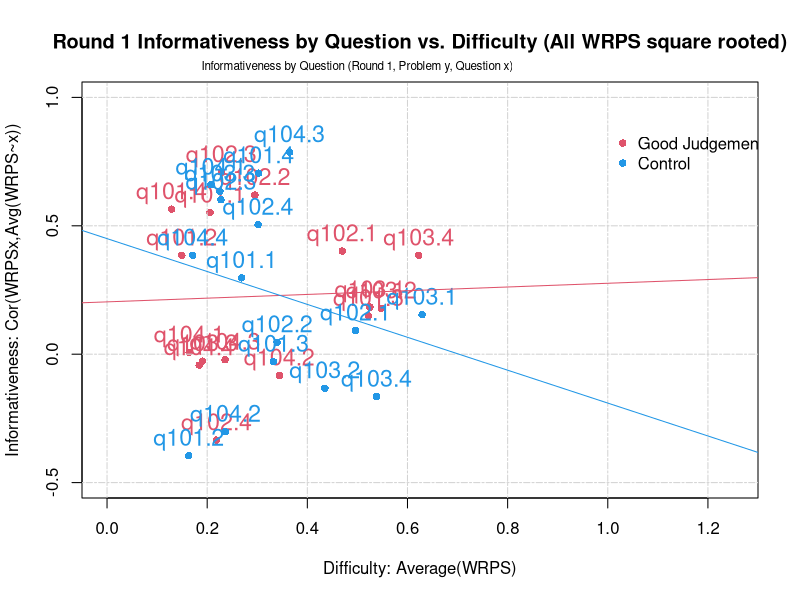
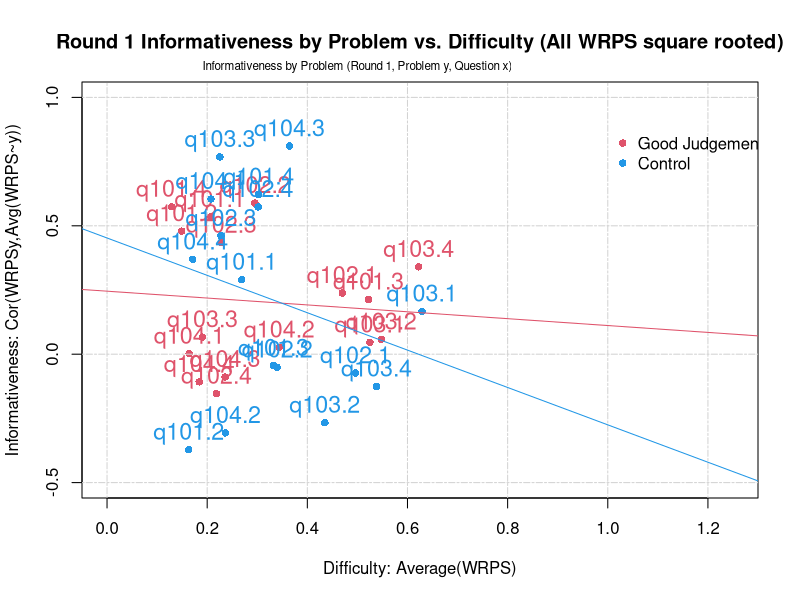
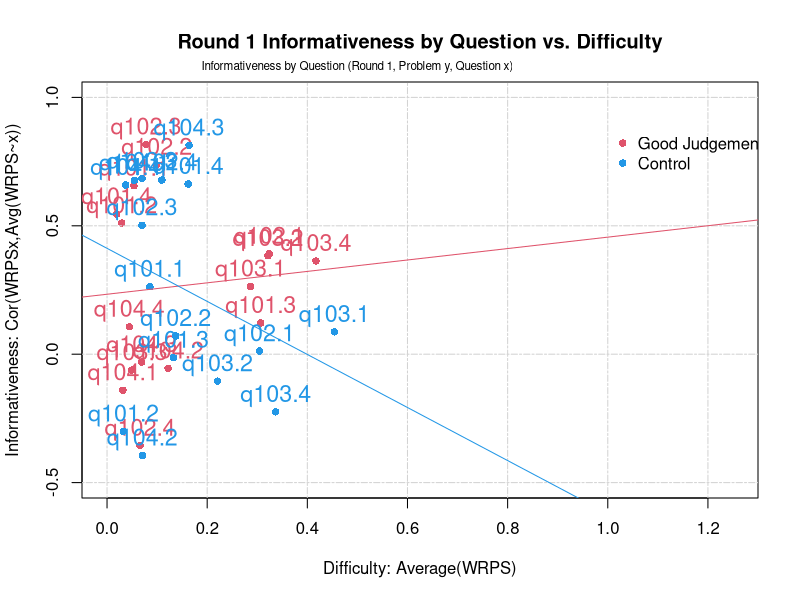
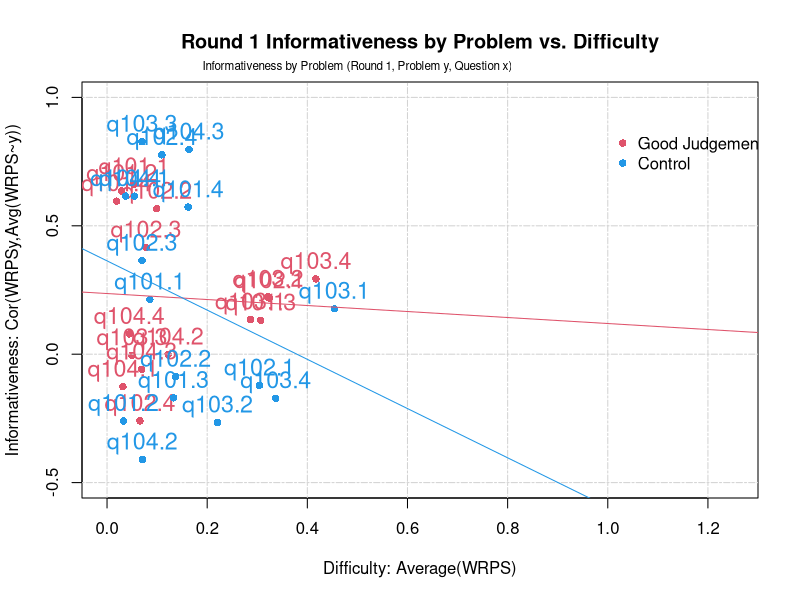
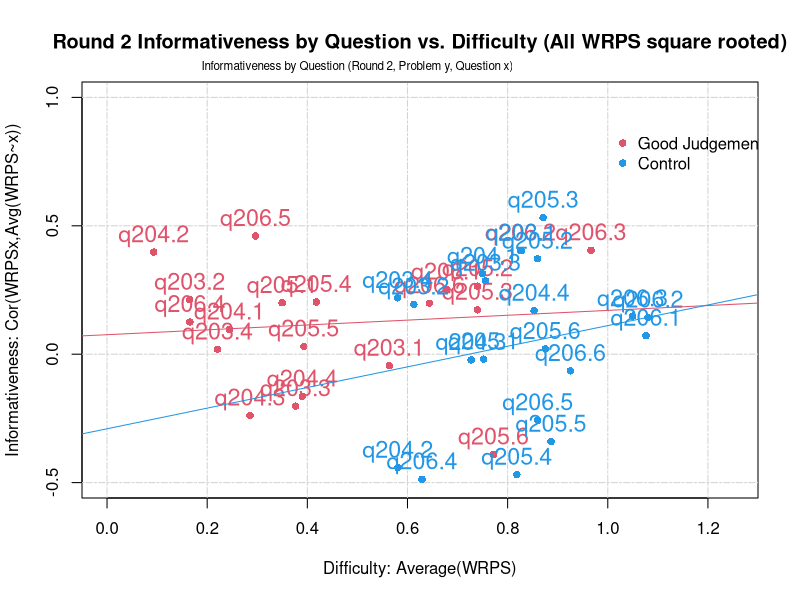
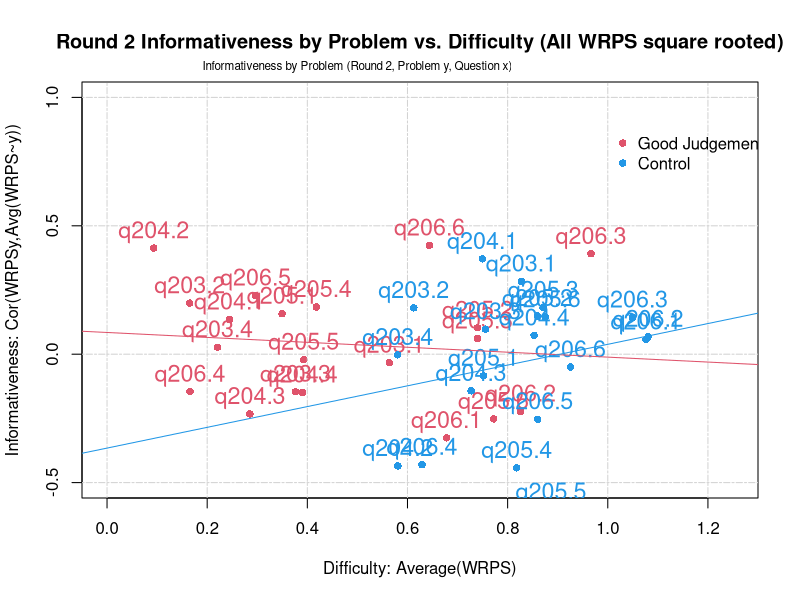
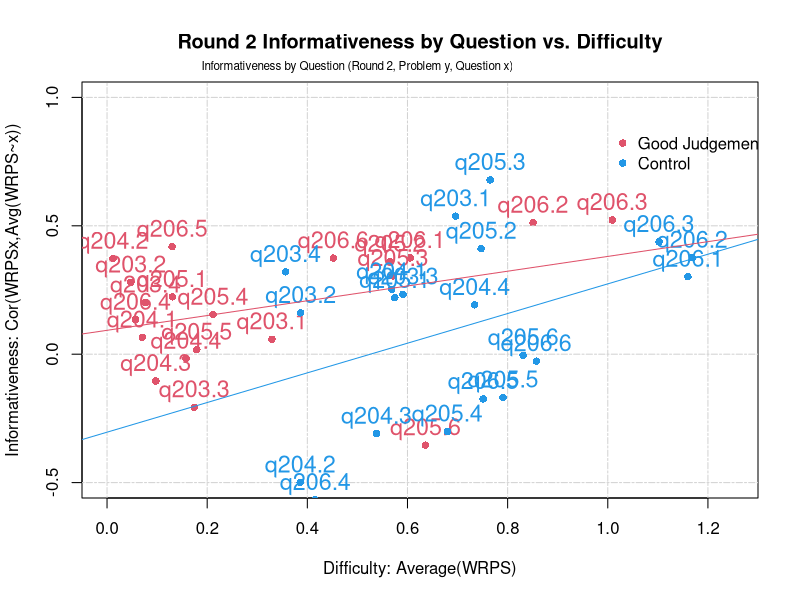
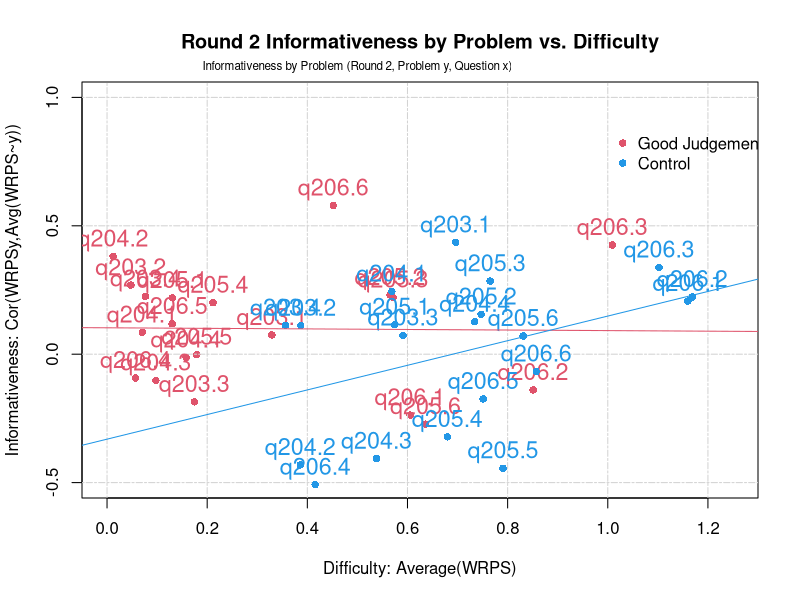

These figures' R source, in order:

gjudgedataR1 <- read.csv("InformativenessVsDifficultyR1 - GJudge.csv", row.names=1)
controldataR1 <- read.csv("InformativenessVsDifficultyR1 - Control.csv", row.names=1)
p_startsR1 = c(1,5,9,13)

gjudgedataR2 <- read.csv("InformativenessVsDifficultyR2 - GJudge.csv", row.names=1)
controldataR2 <- read.csv("InformativenessVsDifficultyR2 - Control.csv", row.names=1)
p_startsR2 = c(1,5,9,15)



create_graphs = function(round_no,gjudgedata,controldata,p_starts,do_sqrt){

  if (do_sqrt){
    gjudgedata = sqrt(gjudgedata)
    controldata = sqrt(controldata)
  }
  
  #get average of each column
  gjudge_difficulty= apply(gjudgedata[,],2,mean)
  control_difficulty= apply(controldata[,],2,mean)
  
  #get averages of all other questions by forecaster/team
  gjudge_difficulty_Qx = gjudgedata
  for (i in 1:length(gjudgedata)){
    gjudge_difficulty_Qx[,i] = apply(gjudgedata[,-i],1,mean)
  }
  control_difficulty_Qx = controldata
  for (i in 1:length(controldata)){
    control_difficulty_Qx[,i] = apply(controldata[,-i],1,mean)
  }
  
  #correlate question scores to means of all other questions
  gjudge_informativeness_Qx = gjudge_difficulty
  for (i in 1:length(gjudgedata)){
    gjudge_informativeness_Qx[i] = cor(gjudgedata[,i],gjudge_difficulty_Qx[,i])
  }  
  control_informativeness_Qx = control_difficulty
  for (i in 1:length(controldata)){
    control_informativeness_Qx[i] = cor(controldata[,i],control_difficulty_Qx[,i])
  }  
  
  #produce plot of informativeness vs difficulty by question
  
  if (round_no==2){
      
      if (do_sqrt){
        png("Round 2 Informativeness by Question vs. Difficulty (All WRPS square rooted)",width = 1000,height = 700)
        plot(gjudge_difficulty,gjudge_informativeness_Qx,main="Round 2 Informativeness by Question vs. Difficulty (All WRPS square rooted)",
           col = 2,xlab = 'Difficulty: Average(WRPS)',ylab = 'Informativeness: Cor(WRPSx,Avg(WRPS~x))',
           xlim=c(0,1.25),ylim=c(-.5,1),pch=16)
      } else {
        png("Round 2 Informativeness by Question vs. Difficulty",width = 1000,height = 700)
        plot(gjudge_difficulty,gjudge_informativeness_Qx,main="Round 2 Informativeness by Question vs. Difficulty",
           col = 2,xlab = 'Difficulty: Average(WRPS)',ylab = 'Informativeness: Cor(WRPSx,Avg(WRPS~x))',
           xlim=c(0,1.25),ylim=c(-.5,1),pch=16)
      }
      mtext("Informativeness by Question (Round 2, Problem y, Question x)",side=3,line=0.4,at=.5,adj=0.5,cex=.7)
      grid (NULL,NULL, lty = 6) 
      text(gjudge_difficulty,gjudge_informativeness_Qx+.06,labels = colnames(gjudgedata),col=2,cex=1.4)
      points(control_difficulty,control_informativeness_Qx,col=4,pch=16)
      text(control_difficulty,control_informativeness_Qx+.06,labels = colnames(gjudgedata),col=4,cex=1.4)
      abline(lm(gjudge_informativeness_Qx~gjudge_difficulty),col=2)
      abline(lm(control_informativeness_Qx~control_difficulty),col=4)
      legend(x=1,y=.9,legend=c("Good Judgement","Control"),col=c(2,4),pch=16,bty='n')
      dev.off()
      
      #do the same thing but by problem instead of question
      #get averages of all other problems (not questions) by forecaster/team
      #Cannot get for loops to work here... grrrr
      gjudge_difficulty_Px = gjudgedata
      gjudge_difficulty_Px[,p_starts[1]:(p_starts[2]-1)] = apply(gjudgedata[,-(p_starts[1]:(p_starts[2]-1))],1,mean)
      gjudge_difficulty_Px[,p_starts[2]:(p_starts[3]-1)] = apply(gjudgedata[,-(p_starts[2]:(p_starts[3]-1))],1,mean)
      gjudge_difficulty_Px[,p_starts[3]:(p_starts[4]-1)] = apply(gjudgedata[,-(p_starts[3]:(p_starts[4]-1))],1,mean)
      gjudge_difficulty_Px[,p_starts[4]:length(gjudgedata)] = apply(gjudgedata[,-(p_starts[4]:length(gjudgedata))],1,mean)
      
      control_difficulty_Px = controldata
      control_difficulty_Px[,p_starts[1]:(p_starts[2]-1)] = apply(controldata[,-(p_starts[1]:(p_starts[2]-1))],1,mean)
      control_difficulty_Px[,p_starts[2]:(p_starts[3]-1)] = apply(controldata[,-(p_starts[2]:(p_starts[3]-1))],1,mean)
      control_difficulty_Px[,p_starts[3]:(p_starts[4]-1)] = apply(controldata[,-(p_starts[3]:(p_starts[4]-1))],1,mean)
      control_difficulty_Px[,p_starts[4]:length(controldata)] = apply(controldata[,-(p_starts[4]:length(controldata))],1,mean)
      
      
      #correlate problem scores to means of all other questions
      gjudge_informativeness_Px = gjudge_difficulty
      for (i in 1:length(gjudgedata)){
        gjudge_informativeness_Px[i] = cor(gjudgedata[,i],gjudge_difficulty_Px[,i])
      }  
      control_informativeness_Px = control_difficulty
      for (i in 1:length(controldata)){
        control_informativeness_Px[i] = cor(controldata[,i],control_difficulty_Px[,i])
      }  
      
      #produce plot of informativeness vs difficulty by prpblem
      if (do_sqrt){
        png("Round 2 Informativeness by Problem vs. Difficulty (All WRPS square rooted)",width = 1000,height = 700)
        plot(gjudge_difficulty,gjudge_informativeness_Px,main="Round 2 Informativeness by Problem vs. Difficulty (All WRPS square rooted)",
           col = 2,xlab = 'Difficulty: Average(WRPS)',ylab = 'Informativeness: Cor(WRPSy,Avg(WRPS~y))',
           xlim=c(0,1.25),ylim=c(-.5,1),pch=16)
      } else {
        png("Round 2 Informativeness by Problem vs. Difficulty",width = 1000,height = 700)
        plot(gjudge_difficulty,gjudge_informativeness_Px,main="Round 2 Informativeness by Problem vs. Difficulty",
           col = 2,xlab = 'Difficulty: Average(WRPS)',ylab = 'Informativeness: Cor(WRPSy,Avg(WRPS~y))',
           xlim=c(0,1.25),ylim=c(-.5,1),pch=16)
      }
      mtext("Informativeness by Problem (Round 2, Problem y, Question x)",side=3,line=0.4,at=.5,adj=0.5,cex=.7)
      grid (NULL,NULL, lty = 6) 
      text(gjudge_difficulty,gjudge_informativeness_Px+.06,labels = colnames(gjudgedata),col=2,cex=1.4)
      points(control_difficulty,control_informativeness_Px,col=4,pch=16)
      text(control_difficulty,control_informativeness_Px+.06,labels = colnames(gjudgedata),col=4,cex=1.4)
      abline(lm(gjudge_informativeness_Px~gjudge_difficulty),col=2)
      abline(lm(control_informativeness_Px~control_difficulty),col=4)
      legend(x=1,y=.9,legend=c("Good Judgement","Control"),col=c(2,4),pch=16,bty='n')
      dev.off()
  
  } else {
    
    #produce plot of informativeness vs difficulty by question
    if(do_sqrt){
      png("Round 1 Informativeness by Question vs. Difficulty (All WRPS square rooted)",width = 1000,height = 700)
      plot(gjudge_difficulty,gjudge_informativeness_Qx,main="Round 1 Informativeness by Question vs. Difficulty (All WRPS square rooted)",
           col = 2,xlab = 'Difficulty: Average(WRPS)',ylab = 'Informativeness: Cor(WRPSx,Avg(WRPS~x))',
           xlim=c(0,1.25),ylim=c(-.5,1),pch=16)
    } else {
      png("Round 1 Informativeness by Question vs. Difficulty",width = 1000,height = 700)
      plot(gjudge_difficulty,gjudge_informativeness_Qx,main="Round 1 Informativeness by Question vs. Difficulty",
           col = 2,xlab = 'Difficulty: Average(WRPS)',ylab = 'Informativeness: Cor(WRPSx,Avg(WRPS~x))',
           xlim=c(0,1.25),ylim=c(-.5,1),pch=16)
    }
    mtext("Informativeness by Question (Round 1, Problem y, Question x)",side=3,line=0.4,at=.5,adj=0.5,cex=.7)
    grid (NULL,NULL, lty = 6) 
    text(gjudge_difficulty,gjudge_informativeness_Qx+.06,labels = colnames(gjudgedata),col=2,cex=1.4)
    points(control_difficulty,control_informativeness_Qx,col=4,pch=16)
    text(control_difficulty,control_informativeness_Qx+.06,labels = colnames(gjudgedata),col=4,cex=1.4)
    abline(lm(gjudge_informativeness_Qx~gjudge_difficulty),col=2)
    abline(lm(control_informativeness_Qx~control_difficulty),col=4)
    legend(x=1,y=.9,legend=c("Good Judgement","Control"),col=c(2,4),pch=16,bty='n')
    dev.off()
    
    #do the same thing but by problem instead of question
    #get averages of all other problems (not questions) by forecaster/team
    #Cannot get for loops to work here... grrrr
    gjudge_difficulty_Px = gjudgedata
    gjudge_difficulty_Px[,p_starts[1]:(p_starts[2]-1)] = apply(gjudgedata[,-(p_starts[1]:(p_starts[2]-1))],1,mean)
    gjudge_difficulty_Px[,p_starts[2]:(p_starts[3]-1)] = apply(gjudgedata[,-(p_starts[2]:(p_starts[3]-1))],1,mean)
    gjudge_difficulty_Px[,p_starts[3]:(p_starts[4]-1)] = apply(gjudgedata[,-(p_starts[3]:(p_starts[4]-1))],1,mean)
    gjudge_difficulty_Px[,p_starts[4]:length(gjudgedata)] = apply(gjudgedata[,-(p_starts[4]:length(gjudgedata))],1,mean)
    
    control_difficulty_Px = controldata
    control_difficulty_Px[,p_starts[1]:(p_starts[2]-1)] = apply(controldata[,-(p_starts[1]:(p_starts[2]-1))],1,mean)
    control_difficulty_Px[,p_starts[2]:(p_starts[3]-1)] = apply(controldata[,-(p_starts[2]:(p_starts[3]-1))],1,mean)
    control_difficulty_Px[,p_starts[3]:(p_starts[4]-1)] = apply(controldata[,-(p_starts[3]:(p_starts[4]-1))],1,mean)
    control_difficulty_Px[,p_starts[4]:length(controldata)] = apply(controldata[,-(p_starts[4]:length(controldata))],1,mean)
    
    
    #correlate problem scores to means of all other questions
    gjudge_informativeness_Px = gjudge_difficulty
    for (i in 1:length(gjudgedata)){
      gjudge_informativeness_Px[i] = cor(gjudgedata[,i],gjudge_difficulty_Px[,i])
    }  
    control_informativeness_Px = control_difficulty
    for (i in 1:length(controldata)){
      control_informativeness_Px[i] = cor(controldata[,i],control_difficulty_Px[,i])
    }  
    
    #produce plot of informativeness vs difficulty by prpblem
    if(do_sqrt){
      png("Round 1 Informativeness by Problem vs. Difficulty (All WRPS square rooted)",width = 1000,height = 700)
      plot(gjudge_difficulty,gjudge_informativeness_Px,main="Round 1 Informativeness by Problem vs. Difficulty (All WRPS square rooted)",
           col = 2,xlab = 'Difficulty: Average(WRPS)',ylab = 'Informativeness: Cor(WRPSy,Avg(WRPS~y))',
           xlim=c(0,1.25),ylim=c(-.5,1),pch=16)
    } else {
      png("Round 1 Informativeness by Problem vs. Difficulty",width = 1000,height = 700)
      plot(gjudge_difficulty,gjudge_informativeness_Px,main="Round 1 Informativeness by Problem vs. Difficulty",
           col = 2,xlab = 'Difficulty: Average(WRPS)',ylab = 'Informativeness: Cor(WRPSy,Avg(WRPS~y))',
           xlim=c(0,1.25),ylim=c(-.5,1),pch=16)
    }
    mtext("Informativeness by Problem (Round 1, Problem y, Question x)",side=3,line=0.4,at=.5,adj=0.5,cex=.7)
    grid (NULL,NULL, lty = 6) 
    text(gjudge_difficulty,gjudge_informativeness_Px+.06,labels = colnames(gjudgedata),col=2,cex=1.4)
    points(control_difficulty,control_informativeness_Px,col=4,pch=16)
    text(control_difficulty,control_informativeness_Px+.06,labels = colnames(gjudgedata),col=4,cex=1.4)
    abline(lm(gjudge_informativeness_Px~gjudge_difficulty),col=2)
    abline(lm(control_informativeness_Px~control_difficulty),col=4)
    legend(x=1,y=.9,legend=c("Good Judgement","Control"),col=c(2,4),pch=16,bty='n')
    dev.off()
  
  }

}


create_graphs(1,gjudgedataR1,controldataR1,p_startsR1,T)
create_graphs(1,gjudgedataR1,controldataR1,p_startsR1,F)
create_graphs(2,gjudgedataR2,controldataR2,p_startsR2,T)
create_graphs(2,gjudgedataR2,controldataR2,p_startsR2,F)



